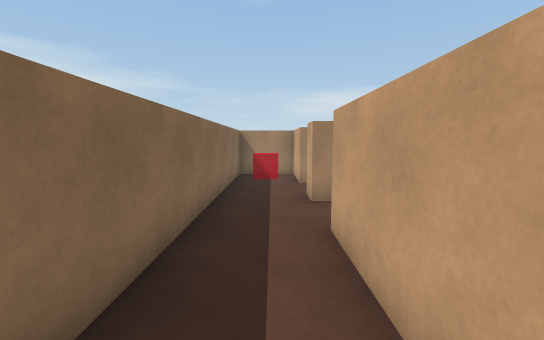
[1] (above)

16 first-person views from a walk through a Unity game level. The camera is 1.5 m above the floor, tilts 6° down and sees 90° across. The floor is counted in squares, 1 m on a side. Each view is taken from the middle of a square. On the plan, view 1 faces up. The plan holds only what a view shows up to about 14 squares ahead; the rest is blank. The player character is not drawn.

[2]
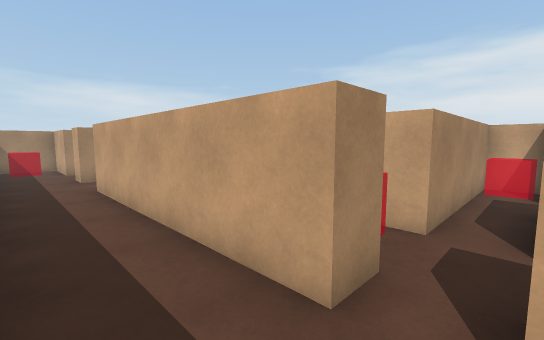

[3]
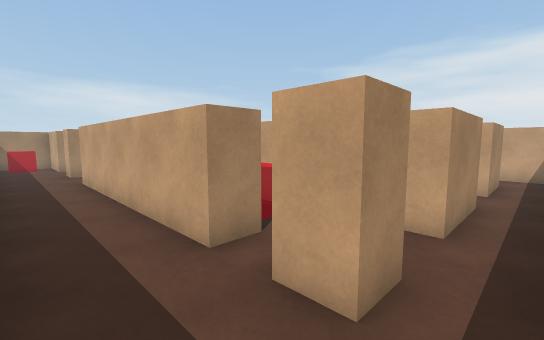

[4]
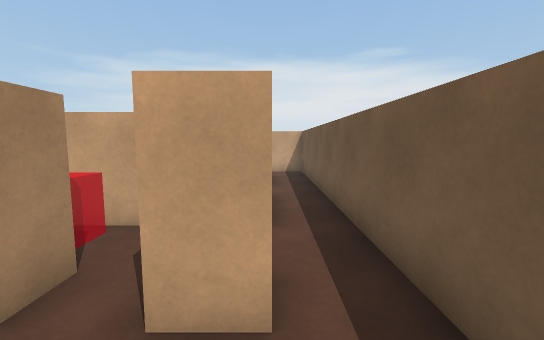

[5]
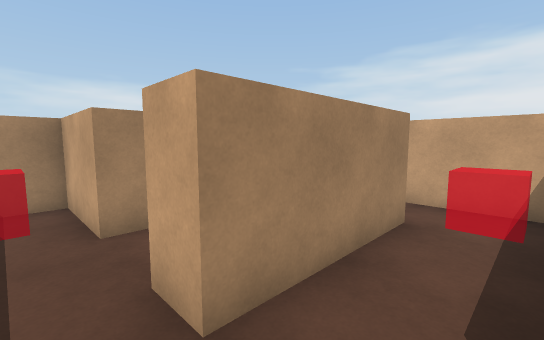

[6]
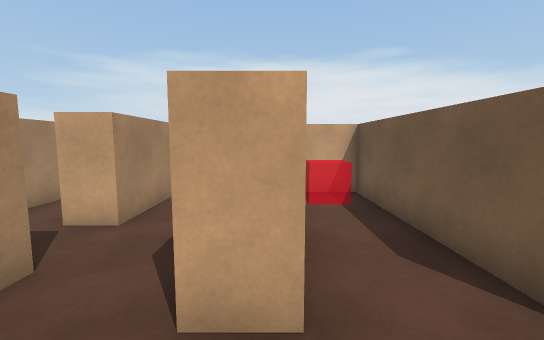

[7]
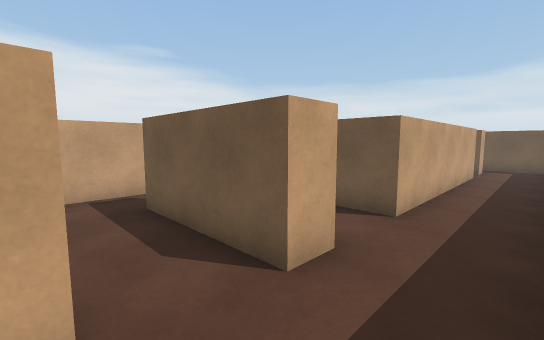

[8]
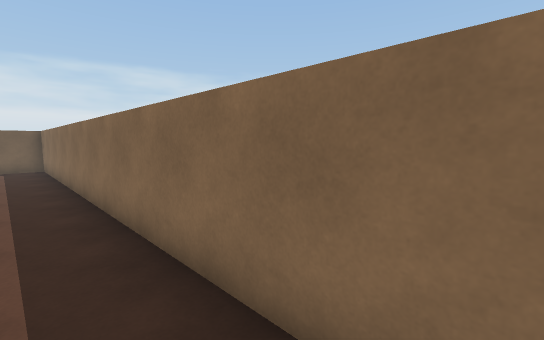

[9]
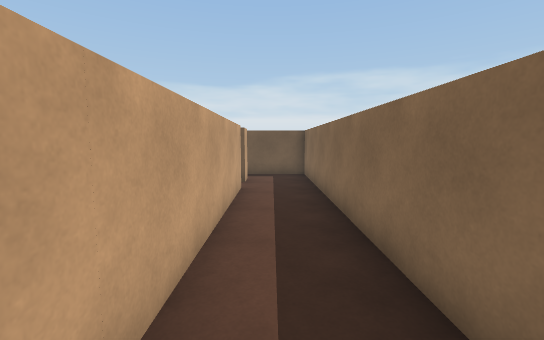

[10]
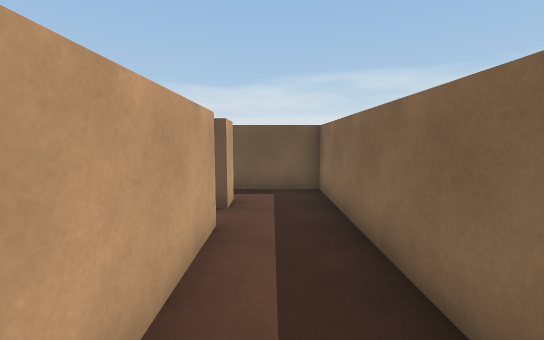

[11]
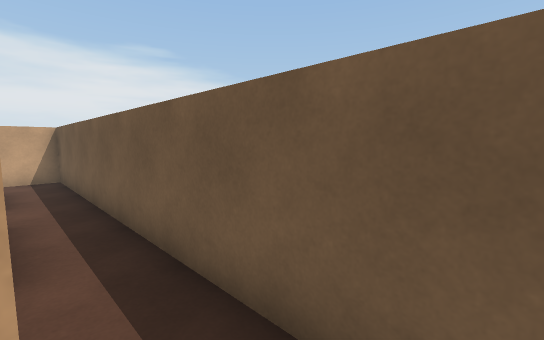

[12]
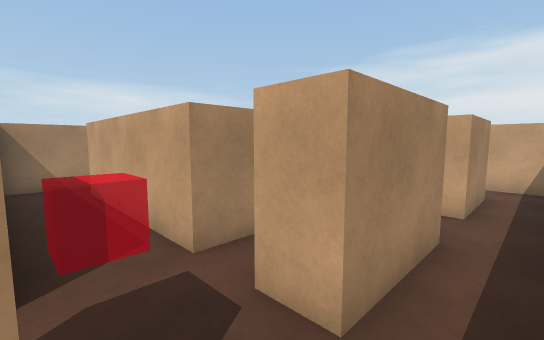

[13]
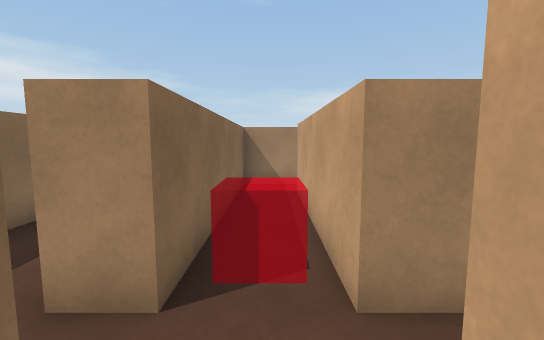

[14]
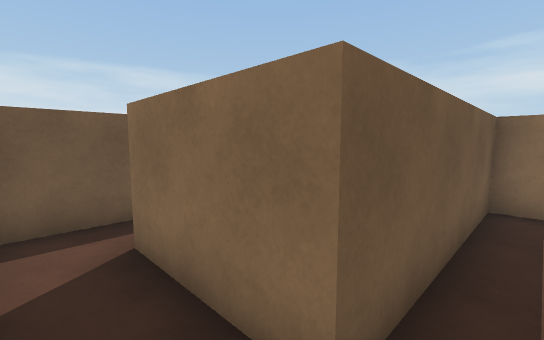

[15]
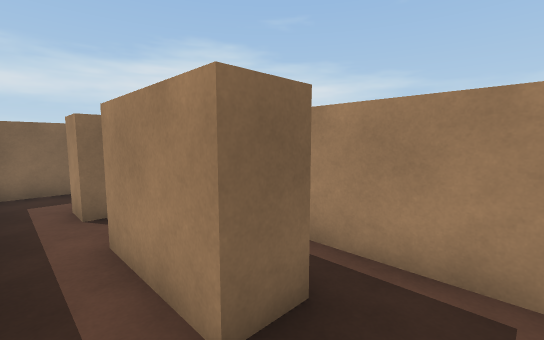

[16]
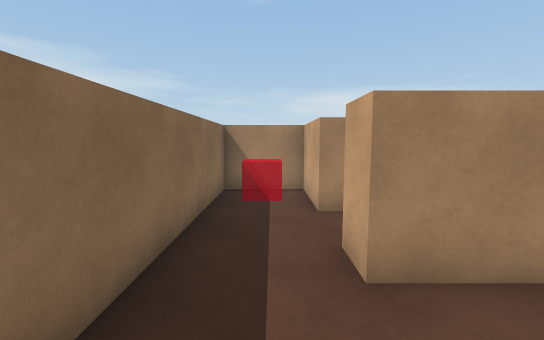

### Floor plan
Ten units are one square. View 1 is at (0, 0); x grows to the right and y downward. Boxes are objects, and circles mark ways between rooms. Rooms are numbered by the first view taken in them; rooms with no view inside come last. Other rooms are left out.
<svg viewBox="-20 -130 150 210">
<path fill="none" stroke="#000" d="M20 -35 20 38 10 38 10 -45 70 -45 70 -65M38 38 38 0M38 60 38 50M54 -67 10 -67 10 -77M-15 -85 -15 75 35 75M10 -97 10 -125 -15 -125 -15 -85M47 19 47 27 107 27 107 35M84 38 38 38M65 49 65 60 38 60M35 75 125 75 125 58M64 -97 38 -97M35 -77 52 -77M70 -65 70 -90M20 -97 10 -97M10 -77 35 -77"/>
<rect x="5" y="45" width="20" height="20" fill="#bbb"><title>block</title></rect>
<rect x="75" y="45" width="30" height="20" fill="#bbb"><title>block</title></rect>
<rect x="95" y="35" width="20" height="30" fill="#bbb"><title>block</title></rect>
<circle cx="-5" cy="-75" r="3" fill="#2a7"/>
<circle cx="40" cy="70" r="3" fill="#2a7"/>
<circle cx="60" cy="-75" r="3" fill="#2a7"/>
<circle cx="15" cy="-90" r="3" fill="#2a7"/>
<circle cx="45" cy="-90" r="3" fill="#2a7"/>
<text x="0" y="0">1</text>
<text x="-10" y="-110">2</text>
<text x="100" y="20">3</text>
<text x="90" y="60">4</text>
<text x="50" y="-90">5</text>
<text x="20" y="-90">6</text>
</svg>
Room 1 opens to room 2. Room 1 opens to room 4. Room 1 opens to room 5. Room 2 opens to room 6. Room 5 opens to room 6.

Where each view was taken, in squares from view 1:
view 1: 0 up, 0 right, facing up
view 2: 5 down, 1 left, facing up-right
view 3: 7 down, 1 left, facing up-right
view 4: 6 down, 1 left, facing right
view 5: 5 up, 0 right, facing up-right
view 6: 7 up, 1 left, facing right
view 7: 10 up, 1 left, facing down-right
view 8: 10 up, 0 right, facing down-left
view 9: 5 up, 0 right, facing down
view 10: 1 up, 0 right, facing down
view 11: 6 down, 0 right, facing down-right
view 12: 7 down, 2 right, facing up-right
view 13: 6 down, 3 right, facing up
view 14: 2 down, 12 right, facing down-left
view 15: 7 down, 8 right, facing up-left
view 16: 4 up, 0 right, facing up
